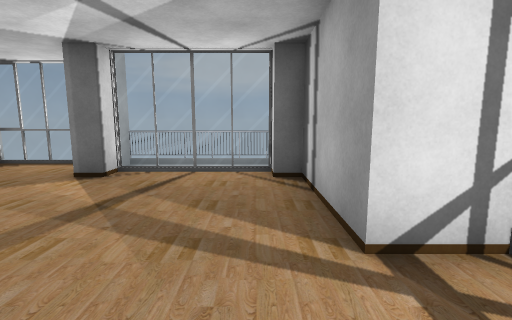
[1] (above)

13 first-person views from a walk through a scene from a Unity 3-D project. The camera is 1.3 m above the floor, tilts 8° down and sees 85° across. The floor is counted in squares, 1 m on a side. Each view is taken from the middle of a square. On the plan, view 1 faces up. The plan holds only what a view shows up to about 13 squares ahead; the rest is blank. The player is left out. Door leaves are left out, so doorways stand open.

[2]
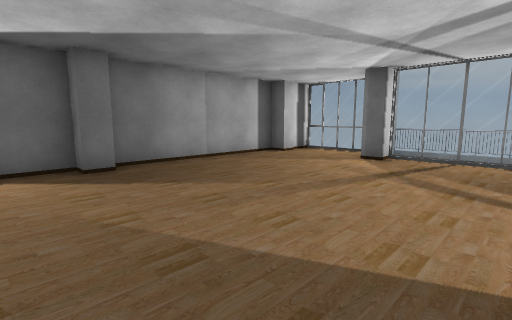

[3]
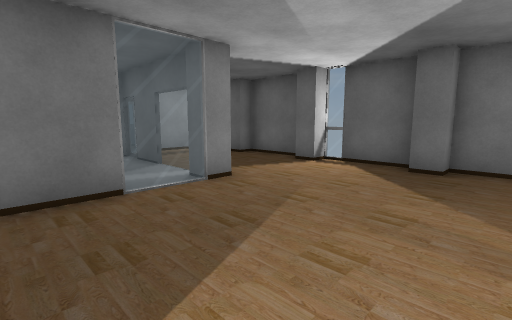

[4]
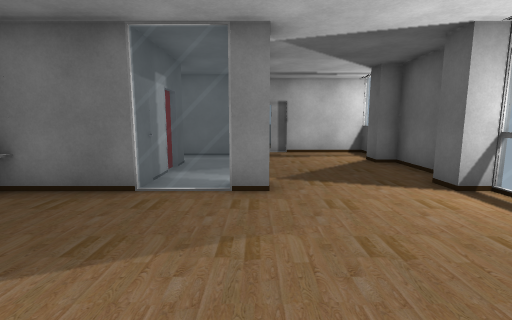

[5]
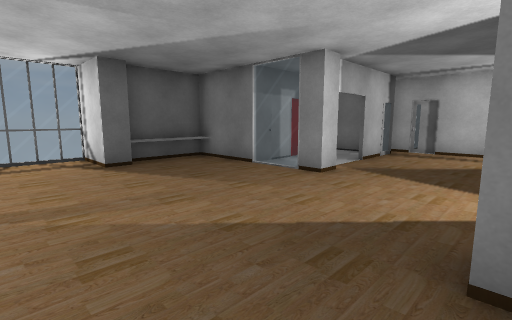

[6]
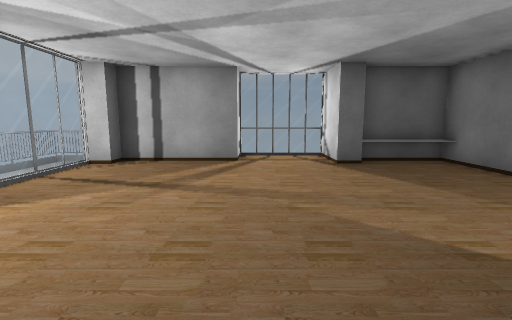

[7]
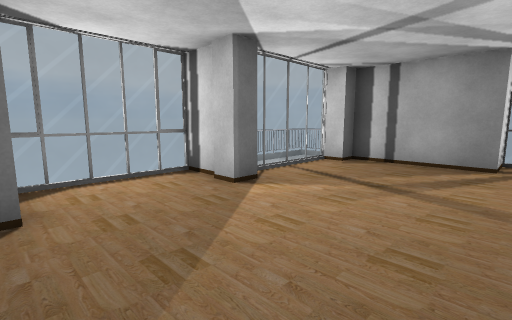

[8]
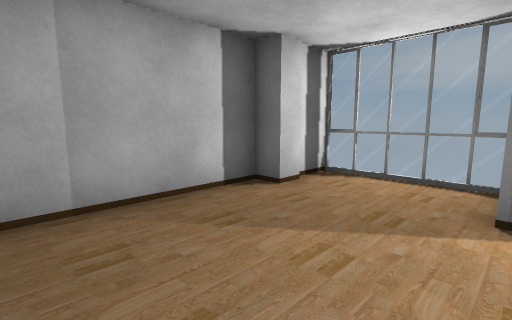

[9]
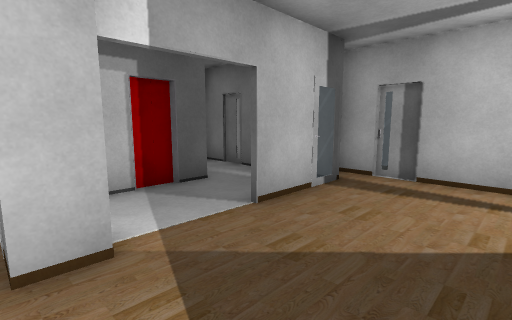

[10]
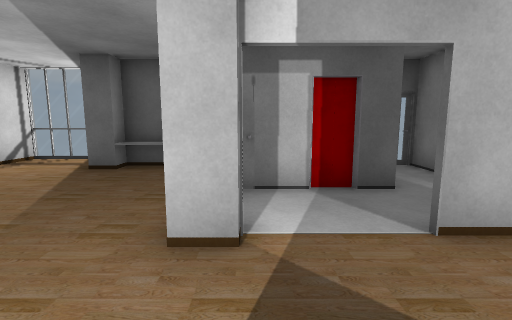

[11]
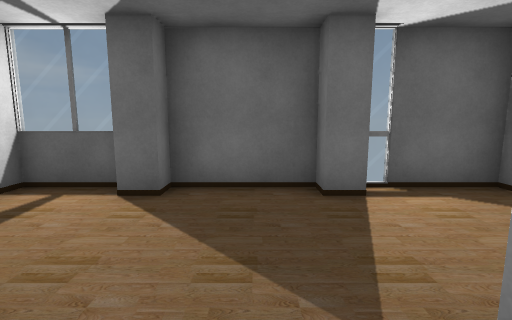

[12]
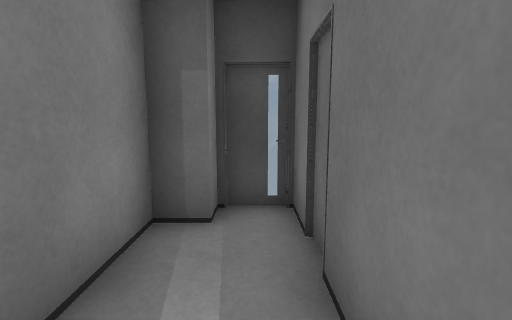

[13]
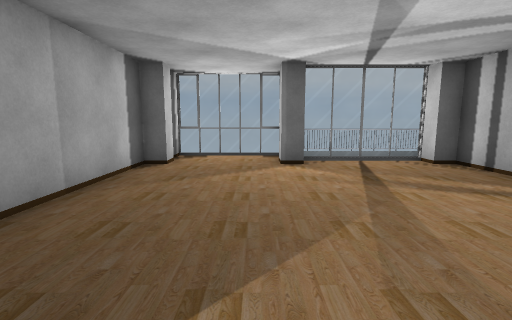

### Floor plan
Key: @ floor where view 1 was taken; # wall or solid block; . floor; D open door; = window, fence, low wall or low ledge.
Columns run from 9 left of view 1 to 3 right of it. Each row starts with its distance up from view 1.
  9  #===######
  8  #...#....#
  7 ##...#====#
  6 #.........#
  5 #.........#
  4 #.........#
  3 #.........###
  2 #...........=
  1 #...........=
  0 #........@..=
 -1 ##........###
 -2 #.........#
 -3 #.........#
 -4 ##...#==###
 -5 ##...D.##
 -6 #....D.#
 -7 #....D.##
 -8 ##...#..###
 -9 =....=....#
-10 =....######
-11 #######

Positions as (right, up) in squares from view 1, and headings:
1: (0, 0), facing up
2: (0, -3), facing up-left
3: (0, 1), facing down-left
4: (-4, 1), facing down
5: (-8, 2), facing down-right
6: (-8, 2), facing right
7: (-8, 2), facing up-right
8: (-4, 2), facing up-left
9: (-7, -4), facing down-right
10: (-7, -5), facing right
11: (-3, -6), facing left
12: (-3, -9), facing right
13: (-5, -2), facing up
